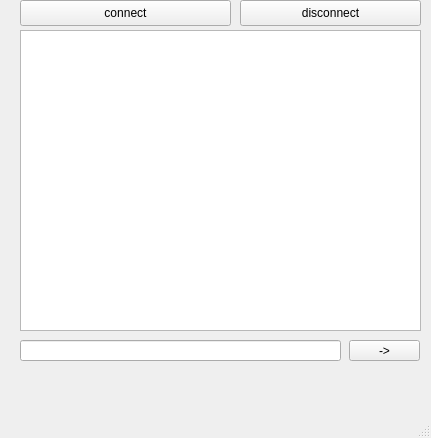
<?xml version="1.0" encoding="UTF-8"?>
<ui version="4.0">
 <class>MainWindow</class>
 <widget class="QMainWindow" name="MainWindow">
  <property name="geometry">
   <rect>
    <x>0</x>
    <y>0</y>
    <width>431</width>
    <height>438</height>
   </rect>
  </property>
  <property name="windowTitle">
   <string>MainWindow</string>
  </property>
  <widget class="QWidget" name="centralwidget">
   <widget class="QPushButton" name="pushButton">
    <property name="geometry">
     <rect>
      <x>20</x>
      <y>0</y>
      <width>211</width>
      <height>26</height>
     </rect>
    </property>
    <property name="text">
     <string>connect</string>
    </property>
   </widget>
   <widget class="QLineEdit" name="lineEdit">
    <property name="geometry">
     <rect>
      <x>20</x>
      <y>340</y>
      <width>321</width>
      <height>21</height>
     </rect>
    </property>
   </widget>
   <widget class="QPushButton" name="pushButton_2">
    <property name="geometry">
     <rect>
      <x>349</x>
      <y>340</y>
      <width>71</width>
      <height>21</height>
     </rect>
    </property>
    <property name="text">
     <string>-&gt;</string>
    </property>
   </widget>
   <widget class="QTextBrowser" name="textBrowser">
    <property name="geometry">
     <rect>
      <x>20</x>
      <y>30</y>
      <width>401</width>
      <height>301</height>
     </rect>
    </property>
   </widget>
   <widget class="QPushButton" name="pushButton_3">
    <property name="geometry">
     <rect>
      <x>240</x>
      <y>0</y>
      <width>181</width>
      <height>26</height>
     </rect>
    </property>
    <property name="text">
     <string>disconnect</string>
    </property>
   </widget>
  </widget>
  <widget class="QMenuBar" name="menubar">
   <property name="geometry">
    <rect>
     <x>0</x>
     <y>0</y>
     <width>431</width>
     <height>21</height>
    </rect>
   </property>
  </widget>
  <widget class="QStatusBar" name="statusbar"/>
 </widget>
 <resources/>
 <connections/>
</ui>
